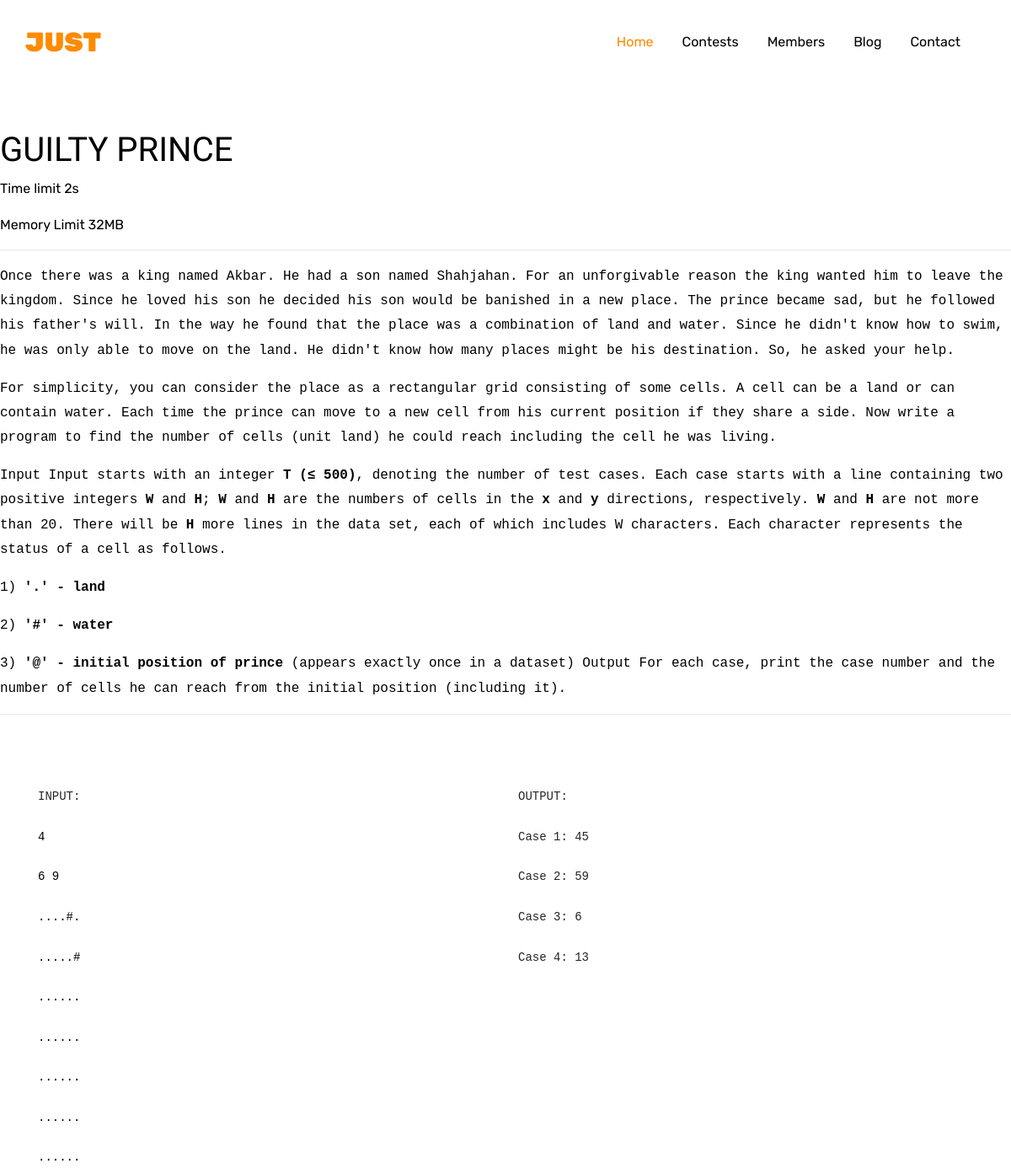
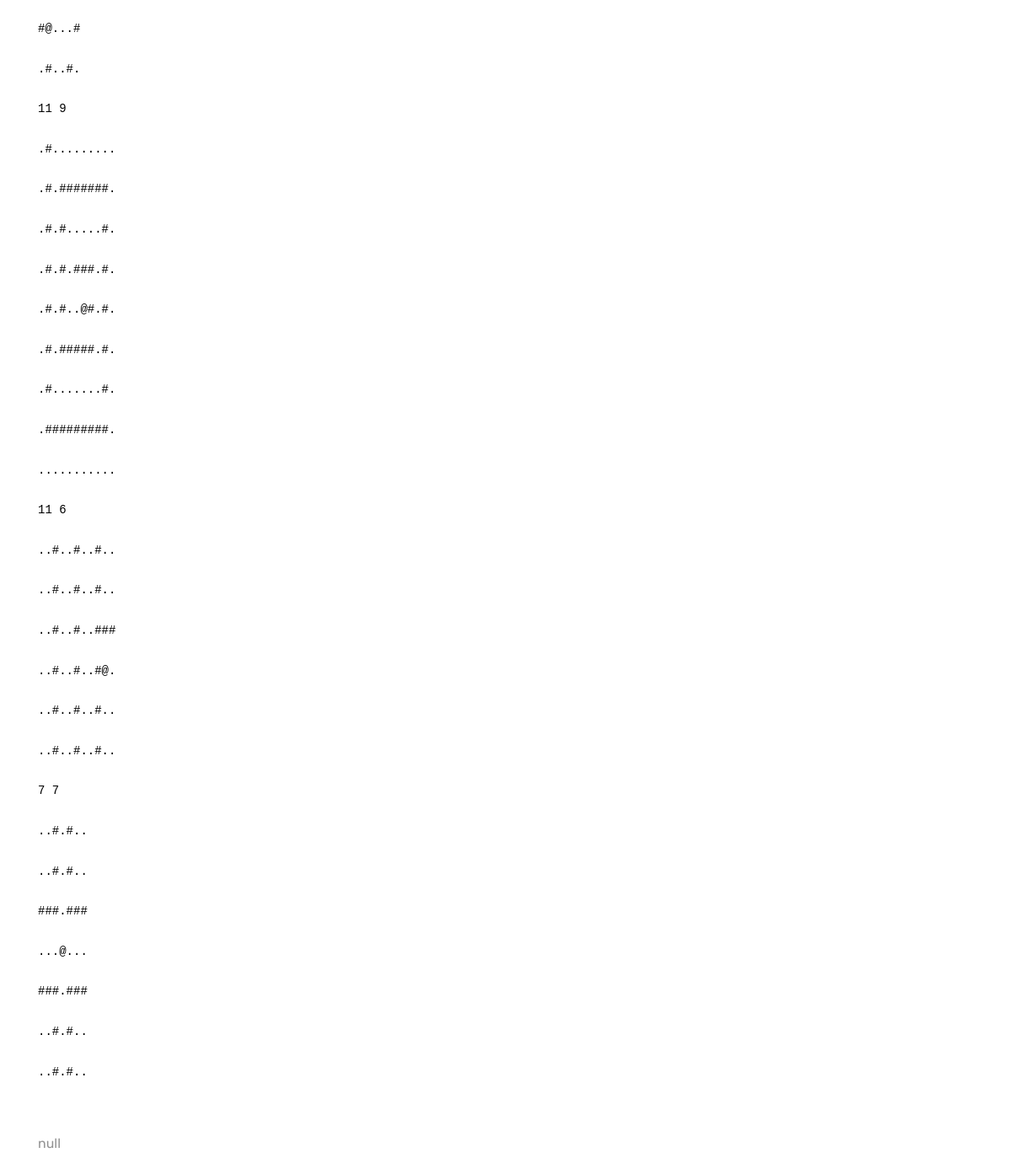
The page /home/problemlist/one/ on the database as committed earlier (2 pictures, top to bottom).
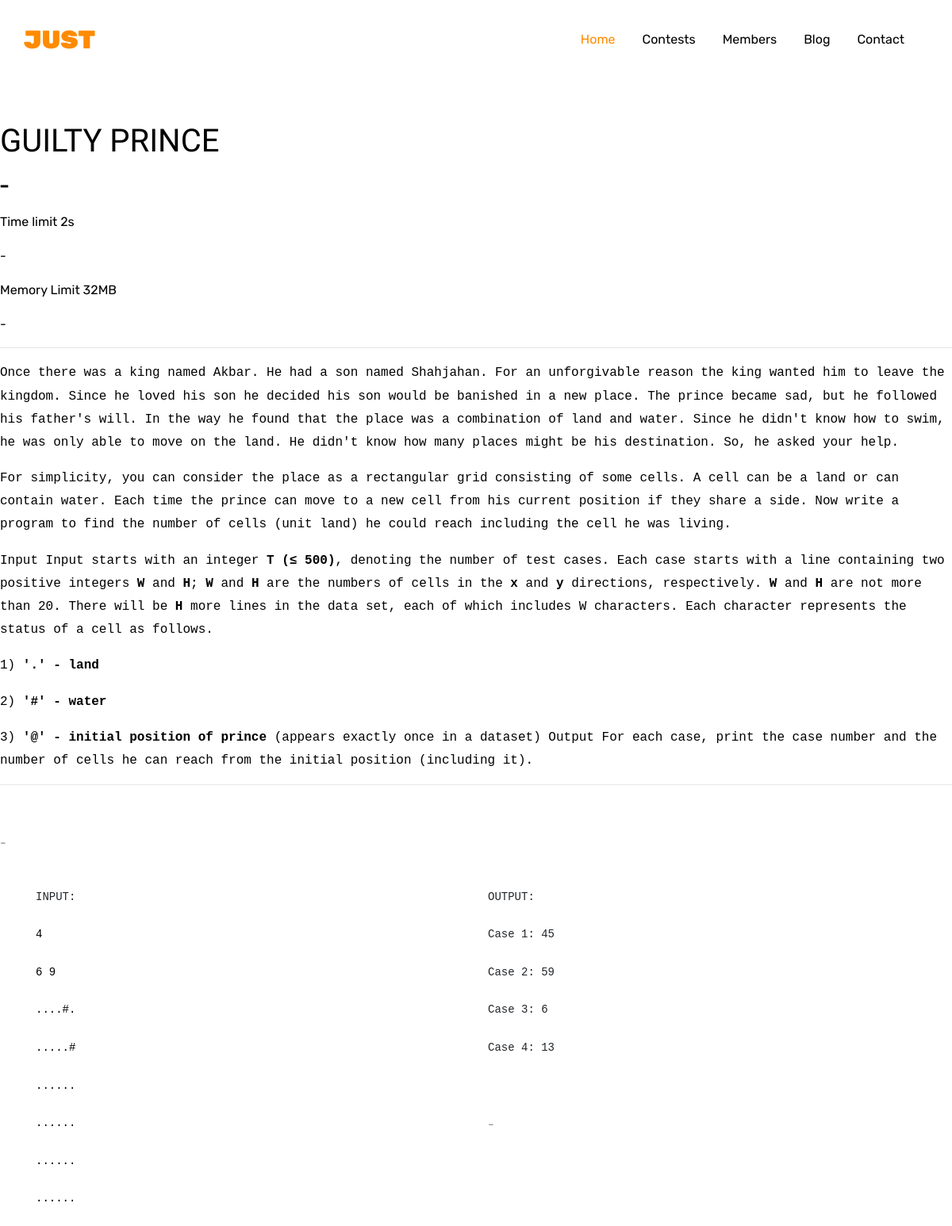
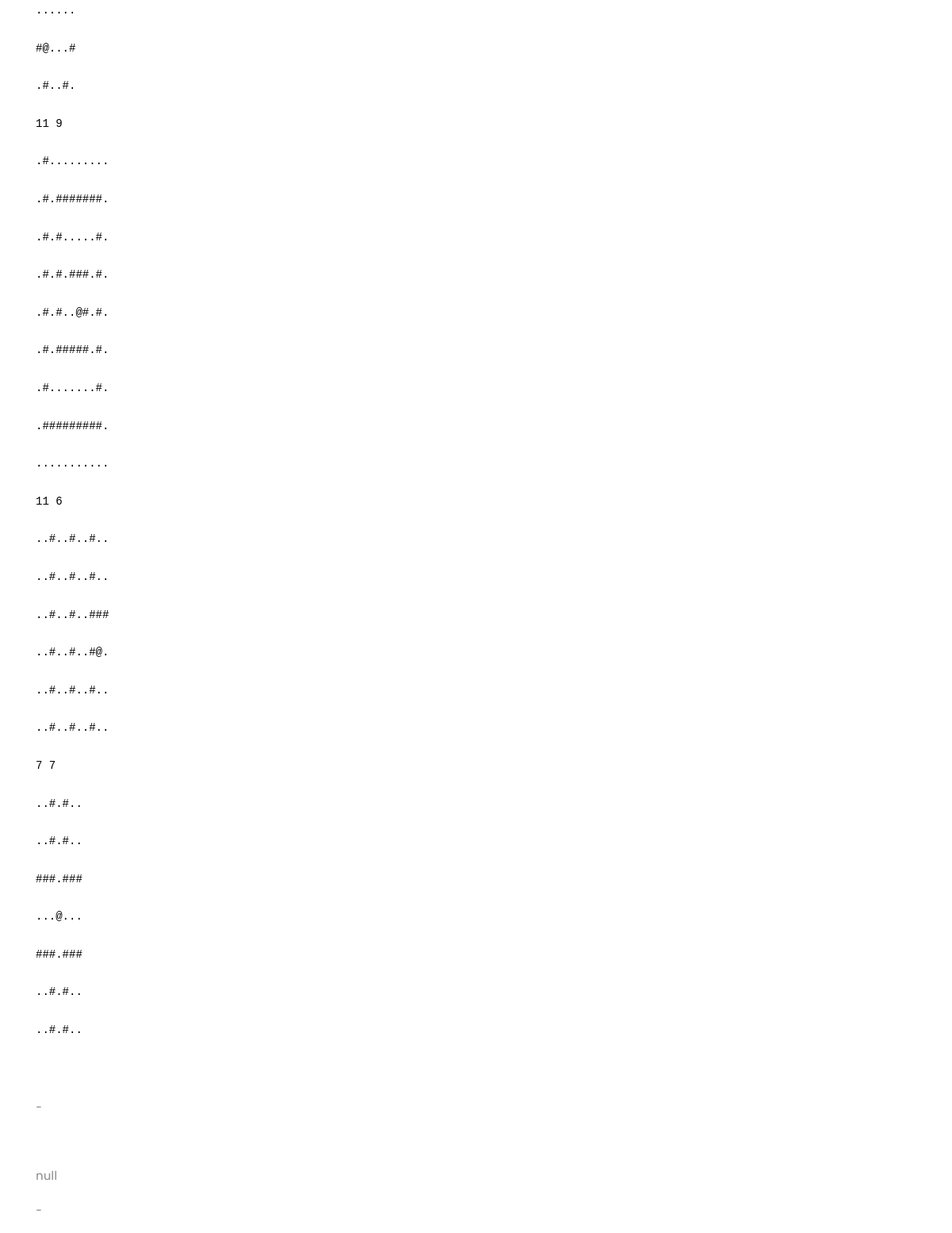
The same page on the database as committed later (2 pictures, top to bottom).
### createcontest/models.py (models this page shows, shortened)
class Createcontest(models.Model):
	contest_name = models.CharField(max_length=50,default='-')
	contest_setter = models.CharField(max_length=50,default='-')
	problem_name_1 = models.CharField(max_length=50,default='-')
	problem_time_limit_1 = models.CharField(max_length=50,default='-')
	problem_memory_limit_1 = models.CharField(max_length=50,default='-')
	problem_description_1 = RichTextField(default='-');
	problem_input_1 = RichTextField(default='-');
	problem_output_1 = RichTextField(default='-');
	problem_note_1 = RichTextField(default=' ')
	problem_name_2 = models.CharField(max_length=50,default='-')
	problem_time_limit_2 = models.CharField(max_length=50,default='-')
	problem_memory_limit_2 = models.CharField(max_length=50,default='-')
	problem_description_2 = RichTextField(default='-');
	problem_input_2 = RichTextField(default='-');
	problem_output_2 = RichTextField(default='-');
	problem_note_2 = RichTextField(default=' ')
	problem_name_3 = models.CharField(max_length=50,default='-')
	problem_time_limit_3 = models.CharField(max_length=50,default='-')
	problem_memory_limit_3 = models.CharField(max_length=50,default='-')
	problem_description_3 = RichTextField(default='-');
	problem_input_3 = RichTextField(default='-');
	problem_output_3 = RichTextField(default='-');
	problem_note_3 = RichTextField(default=' ')
	problem_name_4 = models.CharField(max_length=50,default='-')
	problem_time_limit_4 = models.CharField(max_length=50,default='-')
	problem_memory_limit_4 = models.CharField(max_length=50,default='-')
	problem_description_4 = RichTextField(default='-');
	problem_input_4 = RichTextField(default='-');
	problem_output_4 = RichTextField(default='-');
	problem_note_4 = RichTextField(default=' ')
	problem_name_5 = models.CharField(max_length=50,default='-')
	problem_time_limit_5 = models.CharField(max_length=50,default='-')
	problem_memory_limit_5 = models.CharField(max_length=50,default='-')
	problem_description_5 = RichTextField(default='-');
	problem_input_5 = RichTextField(default='-');
	problem_output_5 = RichTextField(default='-');
	problem_note_5 = RichTextField(default=' ')

### createcontest/views.py (the view)
# urls.py: url(r'^home/problemlist/one/$',views.one,name='one'),
def one(request):
	sitename = 'Problem 1'
	contest = Createcontest.objects.all()
	args = {'sitename':sitename,'contest':contest}
	return render(request,'front/one.html',args)

### createcontest/templates/front/one.html
{% extends 'front/master.html' %}
{% block mainblock %}
<br></br>
{% for i in contest %}
<h1 style="color: black;">{{i.problem_name_1 | safe}}</h1>
{% endfor %}
{% for i in contest %}
<p style="color: black;">{{i.problem_time_limit_1 | safe}}</p>
{% endfor %}
{% for i in contest %}
<p style="color: black;">{{i.problem_memory_limit_1 | safe}}</p>
{% endfor %}
{% for i in contest %}
<p style="color: black;">{{i.problem_description_1 | safe}}</p>
{% endfor %}
<div class="container">
  <div class="row">
    <div class="col-sm">
		{% for i in contest %}
  	  <br style="color: black;">{{i.problem_input_1 | safe}}</br>
  	  {% endfor %}
    </div>
    <div class="col-sm">
		{% for i in contest %}
  	  <br style="color: black;">{{i.problem_output_1 | safe}}</br>
  	  {% endfor %}
  </div>
</div>
{% for i in contest %}
<p style="color: black;">{{i.problem_note_1 | safe}}</p>
{% endfor %}
{% endblock %}

### createcontest/templates/front/master.html (shortened to what this page needs)
{% load static %}
<!doctype html>
<html lang="en">
<head>
	<link rel="stylesheet" href="{% static 'front/master/fonts/icomoon/style.css' %}">
	<link rel="stylesheet" href="{% static 'front/master/css/bootstrap.min.css' %}">
	<link rel="stylesheet" href="{% static 'front/master/css/jquery.fancybox.min.css' %}">
	<link rel="stylesheet" href="{% static 'front/master/css/owl.carousel.min.css' %}">
	<link rel="stylesheet" href="{% static 'front/master/css/owl.theme.default.min.css' %}">
	<link rel="stylesheet" href="{% static 'front/master/fonts/flaticon/font/flaticon.css' %}">
	<link rel="stylesheet" href="{% static 'front/master/css/aos.css' %}">
	<link rel="stylesheet" href="{% static 'front/master/css/style.css' %}">
</head>
<body data-spy="scroll" data-target=".site-navbar-target" data-offset="300">
	<div class="site-wrap" id="home-section">
		<header class="site-navbar js-sticky-header site-navbar-target" role="banner">
			<div class="container">
				<div class="row align-items-center position-relative">
					<div class="site-logo">
						<a href="index.html" class="text-black"><span class="text-primary">JUST</a>
					</div>
					<div class="col-12">
						<nav class="site-navigation text-right ml-auto " role="navigation">
							<ul class="site-menu main-menu js-clone-nav ml-auto d-none d-lg-block">
								<li><a href="#home-section" class="nav-link">Home</a></li>
								<li><a href="#services-section" class="nav-link">Contests</a></li>
								<li><a href="#testimonials-section" class="nav-link">Members</a></li>
								<li><a href="#blog-section" class="nav-link">Blog</a></li>
								<li><a href="#contact-section" class="nav-link">Contact</a></li>
							</ul>
						</nav>
					</div>
				</div>
			</div>
		</header>
		{% block mainblock %}
		{% endblock %}
	</div>
</body>
</html>

### frontpage/static/front/master/css/style.css (style rules this page uses)
.font-gray-7, body { color: #939393; }
body { line-height: 1.7; font-weight: 400; font-size: 1rem; }
body:before { position: absolute; content: ""; left: 0; right: 0; bottom: 0; top: 0; background: rgba(0, 0, 0, 0.3); -webkit-transition: .3s all ease; -o-transition: .3s all ease; transition: .3s all ease; opacity: 0; visibility: hidden; z-index: 399; }
a { -webkit-transition: .3s all ease; -o-transition: .3s all ease; transition: .3s all ease; }
h1, h2, h3, h4, h5, .h1, .h2, .h3, .h4, .h5 { font-family: "Oswald", sans-serif; text-transform: uppercase; }
.text-black { color: #000 !important; }
.site-navbar { margin-bottom: 0px; z-index: 1999; position: relative; width: 100%; padding: 1rem; }
.site-navbar .site-logo { position: absolute; font-size: 2rem; text-transform: uppercase; font-weight: 900; line-height: 0; margin: 0; padding: 0; z-index: 3; }
.site-navbar .site-navigation .site-menu { margin-bottom: 0; }
.site-navbar .site-navigation .site-menu .active { color: #ff8b00 !important; }
.site-navbar .site-navigation .site-menu a { text-decoration: none !important; display: inline-block; }
.site-navbar .site-navigation .site-menu > li { display: inline-block; }
.site-navbar .site-navigation .site-menu > li > a { margin-left: 15px; margin-right: 15px; padding: 20px 0px; color: #000 !important; display: inline-block; text-decoration: none !important; }
.site-mobile-menu .site-nav-wrap { padding: 0; margin: 0; list-style: none; position: relative; }
.site-mobile-menu .site-nav-wrap a { padding: 10px 20px; display: block; position: relative; color: #212529; }
.site-mobile-menu .site-nav-wrap li { position: relative; display: block; }
.site-mobile-menu .site-nav-wrap li .nav-link.active { color: #ff8b00; }
.site-mobile-menu .site-nav-wrap > li { display: block; position: relative; float: left; width: 100%; }
.site-mobile-menu .site-nav-wrap > li > a { padding-left: 20px; font-size: 20px; }
.sticky-wrapper .site-navbar { -webkit-transition: .3s all ease; -o-transition: .3s all ease; transition: .3s all ease; }
.sticky-wrapper .site-navbar { background: #fff; }
.sticky-wrapper .site-navbar .site-logo a { color: #fff; }
.sticky-wrapper .site-navbar ul li a { color: rgba(255, 255, 255, 0.7) !important; }
.sticky-wrapper .site-navbar ul li a.active { color: #fff !important; }

Rows that differ between the two databases and show on the page:
added Createcontest: problem_name_1 "-", problem_time_limit_1 "-", problem_memory_limit_1 "-", problem_description_1 "-", problem_input_1 "-", problem_output_1 "-", problem_note_1 "-"
